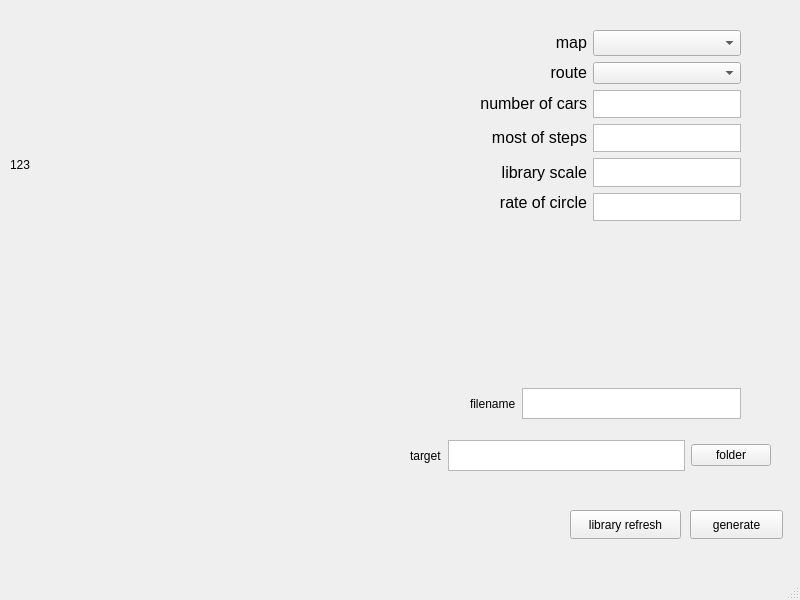
<?xml version="1.0" encoding="UTF-8"?>
<ui version="4.0">
 <class>MainWindow</class>
 <widget class="QMainWindow" name="MainWindow">
  <property name="geometry">
   <rect>
    <x>0</x>
    <y>0</y>
    <width>800</width>
    <height>600</height>
   </rect>
  </property>
  <property name="windowTitle">
   <string>MainWindow</string>
  </property>
  <widget class="QWidget" name="centralwidget">
   <widget class="QPushButton" name="pushButton">
    <property name="geometry">
     <rect>
      <x>690</x>
      <y>510</y>
      <width>93</width>
      <height>29</height>
     </rect>
    </property>
    <property name="text">
     <string>generate</string>
    </property>
   </widget>
   <widget class="QWidget" name="gridLayoutWidget">
    <property name="geometry">
     <rect>
      <x>480</x>
      <y>30</y>
      <width>261</width>
      <height>191</height>
     </rect>
    </property>
    <layout class="QGridLayout" name="gridLayout">
     <item row="2" column="0">
      <widget class="QLabel" name="label">
       <property name="sizePolicy">
        <sizepolicy hsizetype="Preferred" vsizetype="Preferred">
         <horstretch>0</horstretch>
         <verstretch>0</verstretch>
        </sizepolicy>
       </property>
       <property name="sizeIncrement">
        <size>
         <width>0</width>
         <height>0</height>
        </size>
       </property>
       <property name="baseSize">
        <size>
         <width>0</width>
         <height>0</height>
        </size>
       </property>
       <property name="lineWidth">
        <number>1</number>
       </property>
       <property name="midLineWidth">
        <number>0</number>
       </property>
       <property name="text">
        <string>&lt;html&gt;&lt;head/&gt;&lt;body&gt;&lt;p align=&quot;right&quot;&gt;&lt;span style=&quot; font-size:12pt;&quot;&gt;number of cars&lt;/span&gt;&lt;/p&gt;&lt;/body&gt;&lt;/html&gt;</string>
       </property>
      </widget>
     </item>
     <item row="1" column="0">
      <widget class="QLabel" name="label_3">
       <property name="text">
        <string>&lt;html&gt;&lt;head/&gt;&lt;body&gt;&lt;p align=&quot;right&quot;&gt;&lt;span style=&quot; font-size:12pt;&quot;&gt;route&lt;/span&gt;&lt;/p&gt;&lt;/body&gt;&lt;/html&gt;</string>
       </property>
      </widget>
     </item>
     <item row="1" column="1">
      <widget class="QComboBox" name="comboBox_2"/>
     </item>
     <item row="4" column="0">
      <widget class="QLabel" name="label_7">
       <property name="text">
        <string>&lt;html&gt;&lt;head/&gt;&lt;body&gt;&lt;p align=&quot;right&quot;&gt;&lt;span style=&quot; font-size:12pt;&quot;&gt;library scale&lt;/span&gt;&lt;/p&gt;&lt;/body&gt;&lt;/html&gt;</string>
       </property>
      </widget>
     </item>
     <item row="4" column="1">
      <widget class="QTextEdit" name="textEdit_4"/>
     </item>
     <item row="0" column="0">
      <widget class="QLabel" name="label_2">
       <property name="text">
        <string>&lt;html&gt;&lt;head/&gt;&lt;body&gt;&lt;p align=&quot;right&quot;&gt;&lt;span style=&quot; font-size:12pt;&quot;&gt;map&lt;/span&gt;&lt;/p&gt;&lt;/body&gt;&lt;/html&gt;</string>
       </property>
      </widget>
     </item>
     <item row="3" column="0">
      <widget class="QLabel" name="label_6">
       <property name="text">
        <string>&lt;html&gt;&lt;head/&gt;&lt;body&gt;&lt;p align=&quot;right&quot;&gt;&lt;span style=&quot; font-size:12pt;&quot;&gt;most of steps&lt;/span&gt;&lt;/p&gt;&lt;/body&gt;&lt;/html&gt;</string>
       </property>
      </widget>
     </item>
     <item row="2" column="1">
      <widget class="QTextEdit" name="textEdit">
       <property name="focusPolicy">
        <enum>Qt::StrongFocus</enum>
       </property>
       <property name="acceptDrops">
        <bool>true</bool>
       </property>
      </widget>
     </item>
     <item row="3" column="1">
      <widget class="QTextEdit" name="textEdit_3"/>
     </item>
     <item row="0" column="1">
      <widget class="QComboBox" name="comboBox">
       <property name="minimumSize">
        <size>
         <width>0</width>
         <height>26</height>
        </size>
       </property>
      </widget>
     </item>
     <item row="5" column="0">
      <widget class="QLabel" name="label_8">
       <property name="text">
        <string>&lt;html&gt;&lt;head/&gt;&lt;body&gt;&lt;p align=&quot;right&quot;&gt;&lt;span style=&quot; font-size:12pt;&quot;&gt;rate of circle&lt;br/&gt;&lt;/span&gt;&lt;/p&gt;&lt;/body&gt;&lt;/html&gt;</string>
       </property>
      </widget>
     </item>
     <item row="5" column="1">
      <widget class="QTextEdit" name="textEdit_5"/>
     </item>
    </layout>
   </widget>
   <widget class="QLabel" name="label_4">
    <property name="geometry">
     <rect>
      <x>10</x>
      <y>30</y>
      <width>471</width>
      <height>270</height>
     </rect>
    </property>
    <property name="text">
     <string>&lt;html&gt;&lt;head/&gt;&lt;body&gt;&lt;p&gt;123&lt;/p&gt;&lt;/body&gt;&lt;/html&gt;</string>
    </property>
   </widget>
   <widget class="QWidget" name="layoutWidget">
    <property name="geometry">
     <rect>
      <x>410</x>
      <y>440</y>
      <width>361</width>
      <height>31</height>
     </rect>
    </property>
    <layout class="QHBoxLayout" name="horizontalLayout">
     <item>
      <widget class="QLabel" name="label_5">
       <property name="text">
        <string>target</string>
       </property>
      </widget>
     </item>
     <item>
      <widget class="QTextEdit" name="textEdit_2"/>
     </item>
     <item>
      <widget class="QPushButton" name="pushButton_2">
       <property name="text">
        <string>folder</string>
       </property>
      </widget>
     </item>
    </layout>
   </widget>
   <widget class="QPushButton" name="pushButton_3">
    <property name="geometry">
     <rect>
      <x>570</x>
      <y>510</y>
      <width>111</width>
      <height>29</height>
     </rect>
    </property>
    <property name="text">
     <string>library refresh</string>
    </property>
   </widget>
   <widget class="QWidget" name="horizontalLayoutWidget">
    <property name="geometry">
     <rect>
      <x>470</x>
      <y>388</y>
      <width>271</width>
      <height>31</height>
     </rect>
    </property>
    <layout class="QHBoxLayout" name="horizontalLayout_2">
     <item>
      <widget class="QLabel" name="label_9">
       <property name="text">
        <string>filename</string>
       </property>
      </widget>
     </item>
     <item>
      <widget class="QTextEdit" name="textEdit_6"/>
     </item>
    </layout>
   </widget>
  </widget>
  <widget class="QMenuBar" name="menubar">
   <property name="geometry">
    <rect>
     <x>0</x>
     <y>0</y>
     <width>800</width>
     <height>26</height>
    </rect>
   </property>
  </widget>
  <widget class="QStatusBar" name="statusbar"/>
 </widget>
 <resources/>
 <connections/>
</ui>
